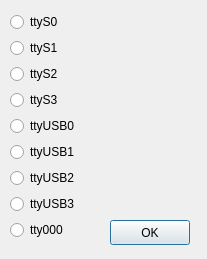
<?xml version="1.0" encoding="UTF-8"?>
<ui version="4.0">
 <class>PortSelectDialog</class>
 <widget class="QDialog" name="PortSelectDialog">
  <property name="geometry">
   <rect>
    <x>0</x>
    <y>0</y>
    <width>207</width>
    <height>259</height>
   </rect>
  </property>
  <property name="windowTitle">
   <string>Port Device</string>
  </property>
  <widget class="QPushButton" name="buttonOK">
   <property name="geometry">
    <rect>
     <x>110</x>
     <y>220</y>
     <width>80</width>
     <height>25</height>
    </rect>
   </property>
   <property name="text">
    <string>OK</string>
   </property>
  </widget>
  <widget class="QWidget" name="">
   <property name="geometry">
    <rect>
     <x>10</x>
     <y>12</y>
     <width>91</width>
     <height>230</height>
    </rect>
   </property>
   <layout class="QVBoxLayout" name="verticalLayout">
    <item>
     <widget class="QRadioButton" name="radioTty1">
      <property name="text">
       <string>ttyS0</string>
      </property>
     </widget>
    </item>
    <item>
     <widget class="QRadioButton" name="radioTty2">
      <property name="text">
       <string>ttyS1</string>
      </property>
     </widget>
    </item>
    <item>
     <widget class="QRadioButton" name="radioTty3">
      <property name="text">
       <string>ttyS2</string>
      </property>
     </widget>
    </item>
    <item>
     <widget class="QRadioButton" name="radioTty4">
      <property name="text">
       <string>ttyS3</string>
      </property>
     </widget>
    </item>
    <item>
     <widget class="QRadioButton" name="radioTty5">
      <property name="text">
       <string>ttyUSB0</string>
      </property>
     </widget>
    </item>
    <item>
     <widget class="QRadioButton" name="radioTty6">
      <property name="text">
       <string>ttyUSB1</string>
      </property>
     </widget>
    </item>
    <item>
     <widget class="QRadioButton" name="radioTty7">
      <property name="text">
       <string>ttyUSB2</string>
      </property>
     </widget>
    </item>
    <item>
     <widget class="QRadioButton" name="radioTty8">
      <property name="text">
       <string>ttyUSB3</string>
      </property>
     </widget>
    </item>
    <item>
     <widget class="QRadioButton" name="radioTty9">
      <property name="text">
       <string>tty000</string>
      </property>
     </widget>
    </item>
   </layout>
  </widget>
 </widget>
 <resources/>
 <connections/>
</ui>
